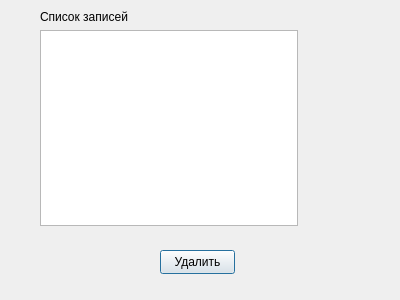
<?xml version="1.0" encoding="UTF-8"?>
<ui version="4.0">
 <class>deleteRecordWindow</class>
 <widget class="QDialog" name="deleteRecordWindow">
  <property name="geometry">
   <rect>
    <x>0</x>
    <y>0</y>
    <width>400</width>
    <height>300</height>
   </rect>
  </property>
  <property name="windowTitle">
   <string>Удаление записи</string>
  </property>
  <widget class="QPushButton" name="pushButton">
   <property name="geometry">
    <rect>
     <x>160</x>
     <y>250</y>
     <width>75</width>
     <height>24</height>
    </rect>
   </property>
   <property name="text">
    <string>Удалить</string>
   </property>
  </widget>
  <widget class="QWidget" name="">
   <property name="geometry">
    <rect>
     <x>40</x>
     <y>10</y>
     <width>258</width>
     <height>216</height>
    </rect>
   </property>
   <layout class="QVBoxLayout" name="verticalLayout">
    <item>
     <widget class="QLabel" name="label">
      <property name="text">
       <string>Список записей</string>
      </property>
     </widget>
    </item>
    <item>
     <widget class="QListView" name="listView"/>
    </item>
   </layout>
  </widget>
 </widget>
 <resources/>
 <connections/>
</ui>
